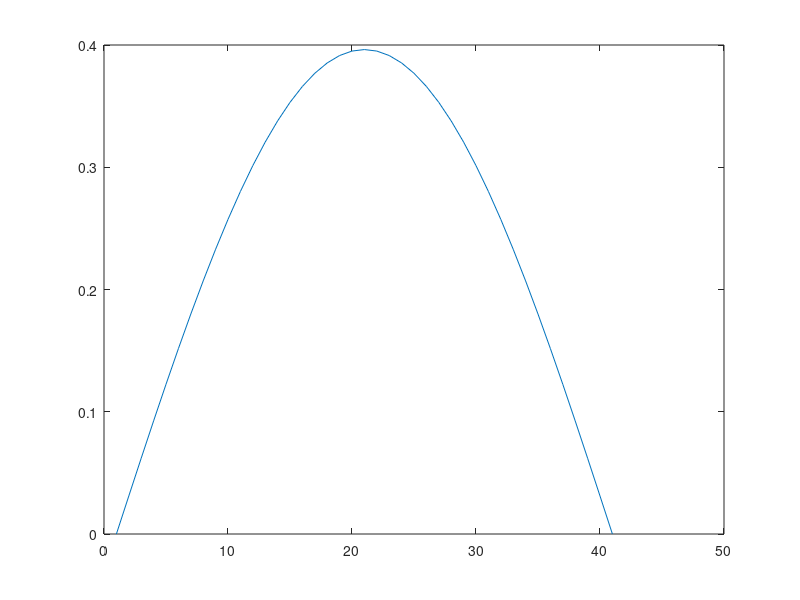
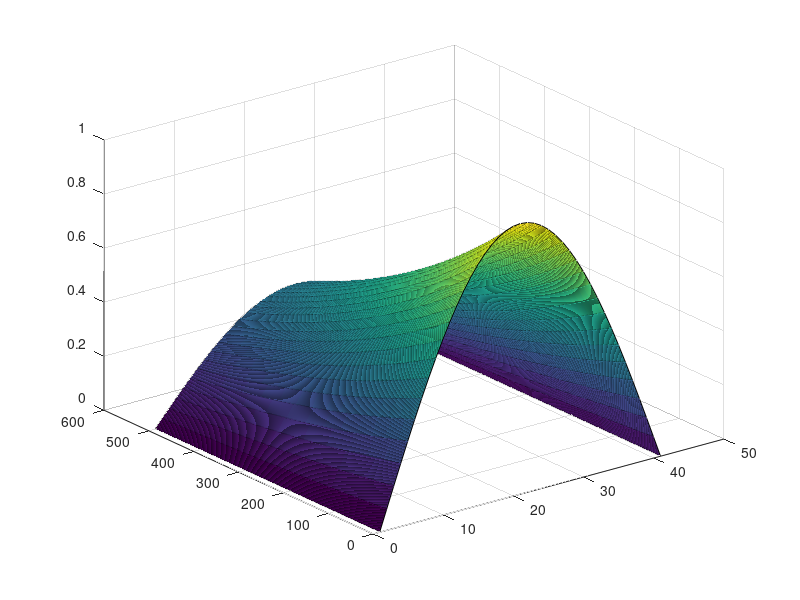
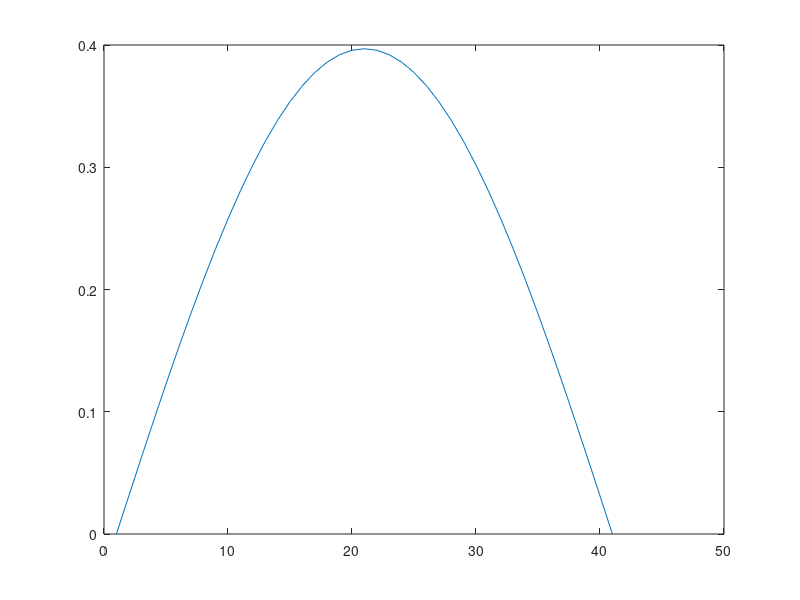
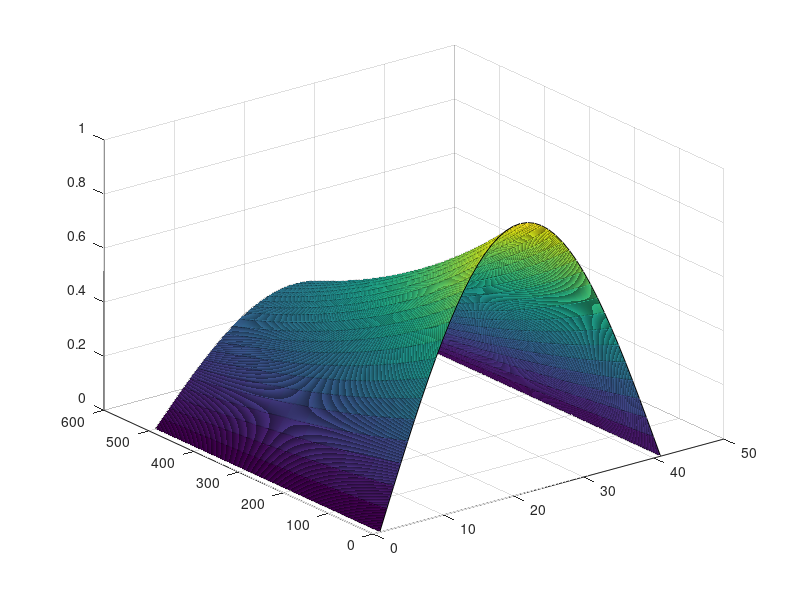

MATLAB code to generate these figures, in order:
function q1
	close all; clear;
	h = 0.025;
	k = 0.3 * h^2;
	m = 1/h;
	n = 500;

	U = FTCS(h, k, m, n, @fun, @f, @g1, @g2);
	figure; plot(U(end, :));
	% saveas(gcf, 'plots/q1_1.png');
	figure; surf(U);
	% saveas(gcf, 'plots/q1_2.png');
	
	U = BTCS(h, k, m, n, @fun, @f, @g1, @g2);
	figure; plot(U(end, :));
	% saveas(gcf, 'plots/q1_3.png');
	figure; surf(U);
	% saveas(gcf, 'plots/q1_4.png');

	A = zeros(n+1, m+1);
	for i = 1:n
		for j = 1:m
			A(i,j) = exp(-pi^2*k*(i-1)) * sin(pi*(j-1)*h);
		end
	end

	figure; surf(A);
end

function [y] = fun(x, t)
	y = 0;
end

function [y] = f(x)
	y = sin(pi*x);
end

function [y] = g1(t)
	y = 0;
end

function [y] = g2(t)
	y = 0;
end

function [U] = FTCS(h, k, m, n, fun, f, g1, g2)
	fprintf('\nRunning FTCS\n');
	lamda = k / h^2;
	U = zeros(n+1, m+1);

	U(1, 1:end) = f((0:m)*h);
	U(1:end, 1) = g1((0:n)*k);
	U(1:end, end) = g2((0:n)*k);

	for i = 2:n+1
		for j = 2:m
			t = (i-1)*k;
			x = (j-1)*h;
			U(i, j) = lamda*U(i-1,j-1) + (1-2*lamda)*U(i-1,j) + lamda*U(i-1,j+1) + k*fun(x,t);
		end
	end

	U
end

function [U] = BTCS(h, k, m, n, fun, f, g1, g2)
	fprintf('\nRunning BTCS\n');
	lamda = k / h^2;
	U = zeros(n+1, m+1);

	U(1, 1:end) = f((0:m)*h);
	U(1:end, 1) = g1((0:n)*k);
	U(1:end, end) = g2((0:n)*k);

	for i = 2:n+1
		A = zeros(m+1, m+1);
		b = zeros(m+1, 1);

		A(1:m+2:end) = 1 + 2*lamda;
		A(2:m+2:end) = -lamda;
		A(m+2:m+2:end) = -lamda;

		A(1,1) = 1;
		A(1,2) = 0;
		A(m+1,m+1) = 1;
		A(m+1,m) = 0;

		b(2:m) = U(i-1,2:m) + k*fun((1:m-1)*h,(i-1)*k);
		b(1) = U(i,1);
		b(end) = U(i,end);

		U(i,:) = (A\b)';
	end

	U
end